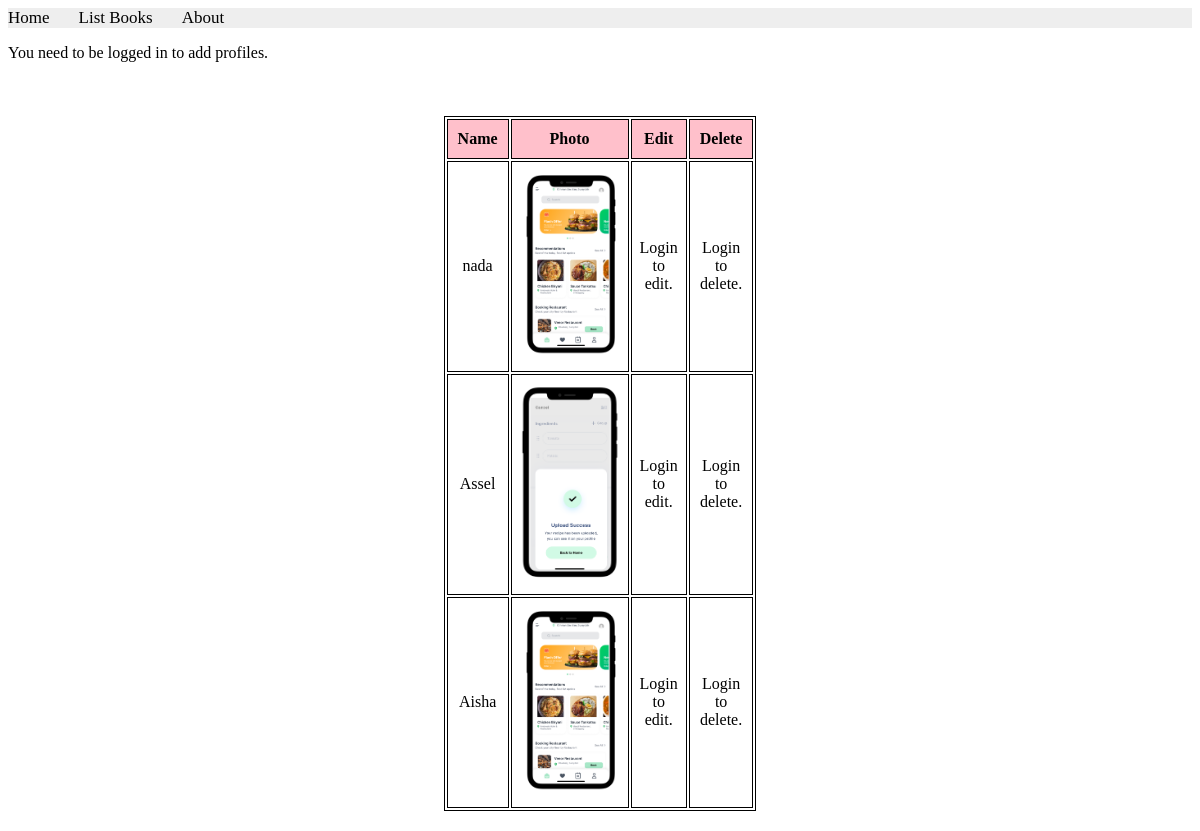
Page /books/profiles/list on the committed database.
### apps/bookmodule/models.py (models this page shows, shortened)
class Profile2(models.Model):
    name = models.CharField(max_length=100)
    photo = models.ImageField(upload_to='profile_photos/')

### apps/bookmodule/views.py (the view)
# urls.py: path('profiles/list', views.list_profiles, name='list_profiles'),
def list_profiles(request):
    profiles = Profile2.objects.all()
    return render(request, 'bookmodule/list_profiles.html', {'profiles': profiles})

### apps/templates/bookmodule/list_profiles.html (shortened to what this page needs)
{% extends "layouts/base.html" %}
{% load static %}
{% block content %}
{% if user.is_authenticated %}
    <a href="{% url 'add_profile' %}">Add New Profile</a>
{% else %}
    <p>You need to be logged in to add profiles.</p>
{% endif %}
<br/>
<table>
    <tr>
        <th>Name</th>
        <th>Photo</th>
        <th>Edit</th>
        <th>Delete</th>
    </tr>
    {% for profile in profiles %}
    <tr>
        <td>{{ profile.name }}</td>
        <td><img src="{{ profile.photo.url }}" width="100"/></td>
        <td>
            {% if user.is_authenticated %}
                <a href="{% url 'edit_profile' profile.id %}">Edit</a>
            {% else %}
                <p>Login to edit.</p>
            {% endif %}
        </td>
        <td>
            {% if user.is_authenticated %}
                <a href="{% url 'delete_profile' profile.id %}">Delete</a>
            {% else %}
                <p>Login to delete.</p>
            {% endif %}
        </td>
    </tr>
    {% endfor %}
</table>
{% endblock content %}

### apps/templates/bookmodule/list_profiles.html (style rules this page uses)
table { width: 20%; margin: 20px auto; font-size: 1em; font-family: Times New Roman; text-align: center; }
table, th, td { border: 1px solid black; }
th { background-color: pink; padding: 10px; font-weight: bold; }
td { padding: 8px; }

### rows in the picture
Profile2: name "nada", photo (picture)
Profile2: name "Assel", photo (picture)
Profile2: name "Aisha", photo (picture)
